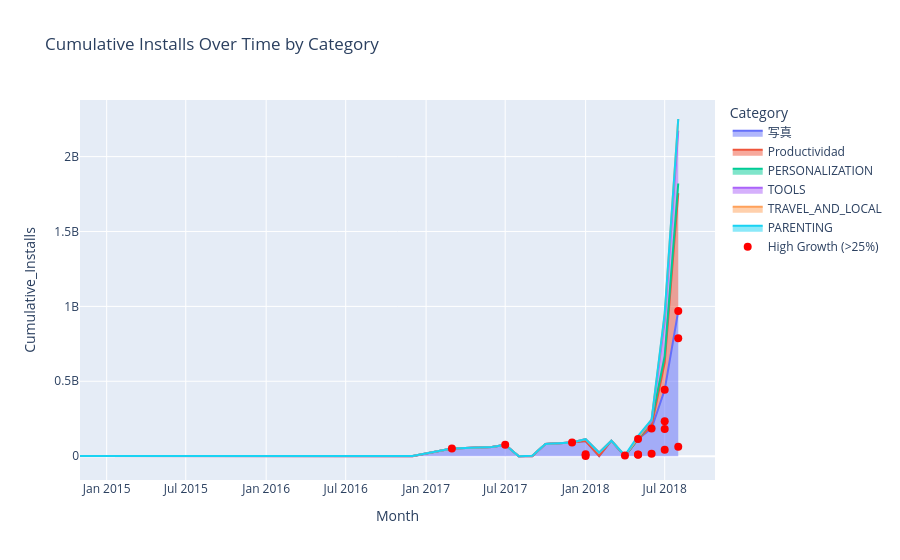

The notebook cell saved with this chart:
### Code cell
highlight_df = monthly_installs[monthly_installs['Growth'] > 0.25]

fig_task4.add_scatter(
    x=highlight_df['Month'],
    y=highlight_df['Cumulative_Installs'],
    mode='markers',
    marker=dict(color='red', size=8),
    name='High Growth (>25%)'
)

### Figure 1 — Plotly figure (JSON) as saved in the notebook; plotly's stock layout.template omitted (floating-point values rounded to 4 significant figures)
{"data": [{"fillpattern": {"shape": ""}, "hovertemplate": "Category=写真<br>Month=%{x}<br>Cumulative_Installs=%{y}<extra></extra>", "legendgroup": "写真", "line": {"color": "#636efa"}, "marker": {"symbol": "circle"}, "mode": "lines", "name": "写真", "orientation": "v", "showlegend": true, "stackgroup": "1", "type": "scatter", "x": ["2014-11", "2017-03", "2017-06", "2017-07", "2017-10", "2017-12", "2018-01", "2018-03", "2018-05", "2018-06", "2018-07", "2018-08"], "xaxis": "x", "y": [1000000, 51000000, 61000000, 76000000, 81000000, 91000000, 101000000, 103000000, 114000000, 185000000, 443000000, 969500000], "yaxis": "y"}, {"fillpattern": {"shape": ""}, "hovertemplate": "Category=Productividad<br>Month=%{x}<br>Cumulative_Installs=%{y}<extra></extra>", "legendgroup": "Productividad", "line": {"color": "#EF553B"}, "marker": {"symbol": "circle"}, "mode": "lines", "name": "Productividad", "orientation": "v", "showlegend": true, "stackgroup": "1", "type": "scatter", "x": ["2016-10", "2018-02", "2018-06", "2018-07", "2018-08"], "xaxis": "x", "y": [1000000, 1100000, 16100000, 182100000, 787100000], "yaxis": "y"}, {"fillpattern": {"shape": ""}, "hovertemplate": "Category=PERSONALIZATION<br>Month=%{x}<br>Cumulative_Installs=%{y}<extra></extra>", "legendgroup": "PERSONALIZATION", "line": {"color": "#00cc96"}, "marker": {"symbol": "circle"}, "mode": "lines", "name": "PERSONALIZATION", "orientation": "v", "showlegend": true, "stackgroup": "1", "type": "scatter", "x": ["2016-12", "2017-09", "2018-01", "2018-02", "2018-06", "2018-07", "2018-08"], "xaxis": "x", "y": [1000000, 2000000, 12000000, 22000000, 32000000, 43500000, 63500000], "yaxis": "y"}, {"fillpattern": {"shape": ""}, "hovertemplate": "Category=TOOLS<br>Month=%{x}<br>Cumulative_Installs=%{y}<extra></extra>", "legendgroup": "TOOLS", "line": {"color": "#ab63fa"}, "marker": {"symbol": "circle"}, "mode": "lines", "name": "TOOLS", "orientation": "v", "showlegend": true, "stackgroup": "1", "type": "scatter", "x": ["2017-08", "2018-01", "2018-05", "2018-07", "2018-08"], "xaxis": "x", "y": [50000, 1050000, 11050000, 233650000, 353650000], "yaxis": "y"}, {"fillpattern": {"shape": ""}, "hovertemplate": "Category=TRAVEL_AND_LOCAL<br>Month=%{x}<br>Cumulative_Installs=%{y}<extra></extra>", "legendgroup": "TRAVEL_AND_LOCAL", "line": {"color": "#FFA15A"}, "marker": {"symbol": "circle"}, "mode": "lines", "name": "TRAVEL_AND_LOCAL", "orientation": "v", "showlegend": true, "stackgroup": "1", "type": "scatter", "x": ["2017-10", "2018-04", "2018-06", "2018-07", "2018-08"], "xaxis": "x", "y": [50000, 5050000, 11050000, 42150000, 77250000], "yaxis": "y"}, {"fillpattern": {"shape": ""}, "hovertemplate": "Category=PARENTING<br>Month=%{x}<br>Cumulative_Installs=%{y}<extra></extra>", "legendgroup": "PARENTING", "line": {"color": "#19d3f3"}, "marker": {"symbol": "circle"}, "mode": "lines", "name": "PARENTING", "orientation": "v", "showlegend": true, "stackgroup": "1", "type": "scatter", "x": ["2018-03", "2018-05", "2018-07"], "xaxis": "x", "y": [100000, 10100000, 10700000], "yaxis": "y"}, {"marker": {"color": "red", "size": 8}, "mode": "markers", "name": "High Growth (>25%)", "type": "scatter", "x": ["2017-03", "2017-07", "2017-12", "2018-01", "2018-01", "2018-04", "2018-05", "2018-05", "2018-05", "2018-06", "2018-06", "2018-07", "2018-07", "2018-07", "2018-07", "2018-08", "2018-08", "2018-08"], "y": [51000000, 76000000, 91000000, 12000000, 1050000, 5050000, 10100000, 11050000, 114000000, 16100000, 185000000, 182100000, 233650000, 42150000, 443000000, 63500000, 787100000, 969500000]}], "layout": {"legend": {"title": {"text": "Category"}, "tracegroupgap": 0}, "title": {"text": "Cumulative Installs Over Time by Category"}, "xaxis": {"anchor": "y", "domain": [0, 1], "title": {"text": "Month"}}, "yaxis": {"anchor": "x", "domain": [0, 1], "title": {"text": "Cumulative_Installs"}}}}
